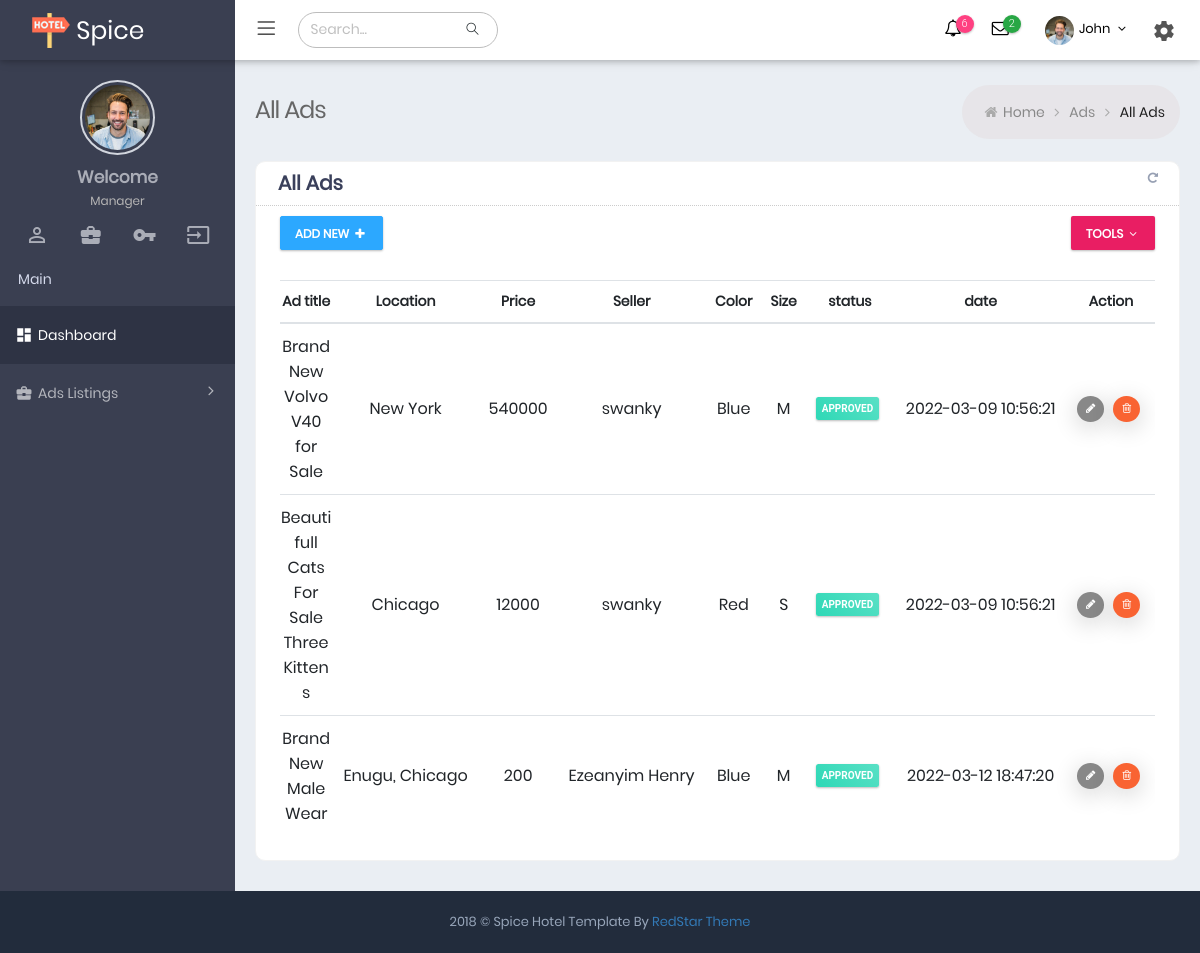
Page /admin/view_booking.php on the committed database.
### tables this page shows
CREATE TABLE `products` (
  `id` int(11) NOT NULL,
  `product` text NOT NULL,
  `price` text NOT NULL,
  `location` text NOT NULL,
  `seller` text NOT NULL,
  `description` text NOT NULL,
  `color` text NOT NULL,
  `size` text NOT NULL,
  `img1` text NOT NULL,
  `img2` text NOT NULL,
  `img3` text NOT NULL,
  `img4` text NOT NULL,
  `status` text NOT NULL,
  `date` datetime NOT NULL
);

### admin/view_booking.php (the view, shortened to what this page needs)
<?php include "auth.php";
include "connection.php"; ?>
<!DOCTYPE html>
<html lang="en">
<?php include "head.php"; ?>
<body
	class="page-header-fixed sidemenu-closed-hidelogo page-content-white page-md header-white dark-sidebar-color logo-dark">
	<div class="page-wrapper">
		<?php include "header.php"; ?>
		<div class="page-container">
			<?php include "sidebar.php"; ?>
			<div class="page-content-wrapper">
				<div class="page-content">
					<div class="page-bar">
						<div class="page-title-breadcrumb">
							<div class=" pull-left">
								<div class="page-title">All Ads</div>
							</div>
							<ol class="breadcrumb page-breadcrumb pull-right">
								<li><i class="fa fa-home"></i>&nbsp;<a class="parent-item"
										href="index.php">Home</a>&nbsp;<i class="fa fa-angle-right"></i>
								</li>
								<li><a class="parent-item" href="#">Ads</a>&nbsp;<i class="fa fa-angle-right"></i>
								</li>
								<li class="active">All Ads</li>
							</ol>
						</div>
					</div>
					<div class="row">
						<div class="col-md-12">
							<div class="card card-box">
								<div class="card-head">
									<header>All Ads</header>
									<div class="tools">
										<a class="fa fa-repeat btn-color box-refresh" href="javascript:;"></a>
									</div>
								</div>
								<div class="card-body ">
									<div class="row p-b-20">
										<div class="col-md-6 col-sm-6 col-6">
											<div class="btn-group">
												<a href="new_booking.php" id="addRow" class="btn btn-info">
													Add New <i class="fa fa-plus"></i>
												</a>
											</div>
										</div>
										<div class="col-md-6 col-sm-6 col-6">
											<div class="btn-group pull-right">
												<a class="btn deepPink-bgcolor  btn-outline dropdown-toggle"
													data-toggle="dropdown">Tools
													<i class="fa fa-angle-down"></i>
												</a>
											</div>
										</div>
									</div>
									<div class="table-scrollable">
										<table class="table table-hover table-checkable order-column full-width"
											id="example4">
											<thead>
												<tr>
													<th class="center"> Ad title </th>
													<th class="center"> Location </th>
													<th class="center"> Price </th>
													<th class="center"> Seller </th>
													<th class="center"> Color </th>
													<th class="center"> Size </th>
													<th class="center"> status </th>
													<th class="center"> date </th>
													<th class="center"> Action </th>
												</tr>
											</thead>
											<tbody>
												<?php
												$query=mysqli_query($link, "SELECT * from products");
												while($row=mysqli_fetch_array($query)){
												?>
												<tr class="odd gradeX">
													<td class="center"><?php echo $row['product']; ?></td>
													<td class="center"><?php echo $row['location']; ?> </td>
													<td class="center"><?php echo $row['price']; ?></td>
													<td class="center"><?php echo $row['seller']; ?></td>
													<td class="center"><?php echo $row['color']; ?></td>
													<td class="center"><?php echo $row['size']; ?></td>
													<td class="center">
														<span class="label label-sm label-success"><?php echo $row['status']; ?> </span>
													</td>
													<td class="center"><?php echo $row['date']; ?></td>
													<td class="center">
														<a href="edit_booking.html" class="btn btn-tbl-edit btn-xs">
															<i class="fa fa-pencil"></i>
														</a>
														<button class="btn btn-tbl-delete btn-xs">
															<i class="fa fa-trash-o "></i>
														</button>
													</td>
												</tr>
												<?php } ?>
											</tbody>
										</table>
									</div>
								</div>
							</div>
						</div>
					</div>
				</div>
			</div>
		</div>
		<?php include "footer.php"; ?>
	</div>
</body>
</html>

### admin/assets/css/material_style.css (style rules this page uses)
.full-width { width: 100% !important; }

### admin/assets/css/responsive.css (style rules this page uses)
@media (min-width:992px) { .page-content-wrapper { float: left; width: 100% } }
@media (min-width:992px) { .page-content-wrapper .page-content { margin-left: 235px; margin-top: 0; min-height: 600px; padding: 25px 20px 10px } }

### admin/assets/css/theme-color.css (style rules this page uses)
:root { --sidebar-color: #ffffff; --sidebar-font-color: #4680ff; --logo-color: #222c3c; --header-color: #6673FC; }
.dark-sidebar-color .page-container { background-color : #3a3f51; }

### rows in the picture
products: product "Brand New Volvo V40 for Sale", location "New York", price "540000", seller "swanky", color "Blue", size "M", status "APPROVED", date "2022-03-09 10:56:21"
products: product "Beautifull Cats For Sale Three Kittens", location "Chicago", price "12000", seller "swanky", color "Red", size "S", status "APPROVED", date "2022-03-09 10:56:21"
products: product "Brand New Male Wear", location "Enugu, Chicago", price "200", seller "Ezeanyim Henry", color "Blue", size "M", status "APPROVED", date "2022-03-12 18:47:20"
